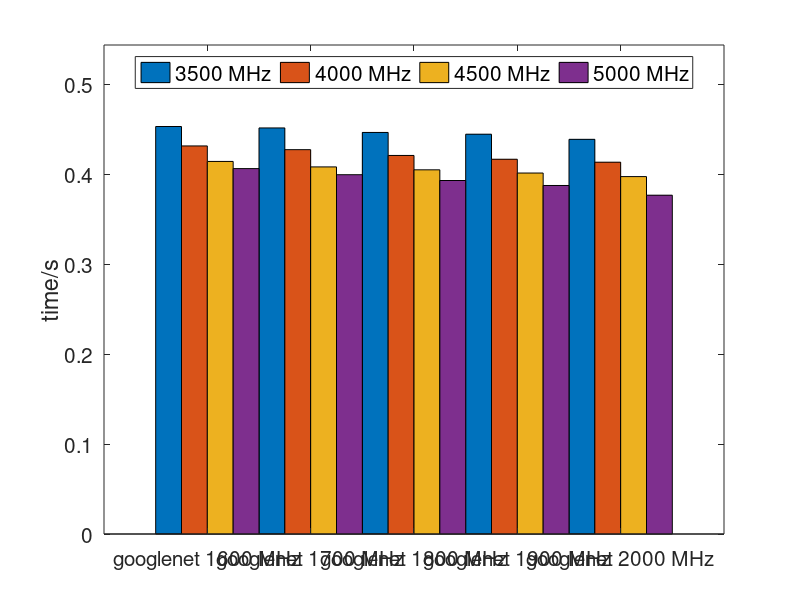
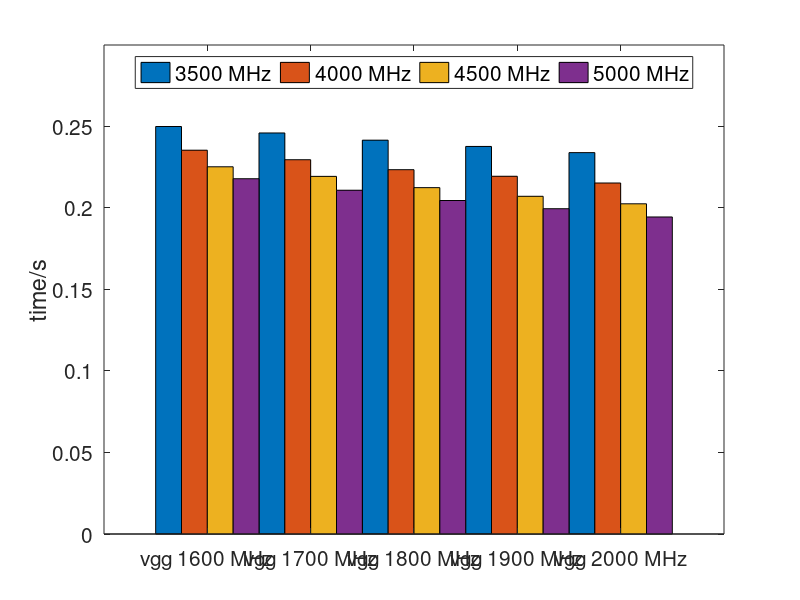

Write the MATLAB code that produced these figures, in order.
load dvfs_dl;

choice = 1;
yStr = '';

fontSize = 15;
figure(1)

%%data of googlenet
s1 = {'googlenet 1600 MHz', 'googlenet 1700 MHz', 'googlenet 1800 MHz', 'googlenet 1900 MHz', 'googlenet 2000 MHz'};
data = googlenet;
data = sortrows(data, [1, 2]);

if choice == 1
    yStr = 'time/s';
    data = data(:, 3);
end

if choice == 2
    yStr = 'power/W';
    data = data(:, 4);
end

if choice == 3
    yStr = 'energy/J';
    data = data(:, 3) .* data(:, 4);
end

data = reshape(data, 4, 5);
data = data';
bar(data,'barWidth',1);
width=900;
height=400;
left=200;
bottom=100;
set(gcf,'position',[left,bottom,width,height]);
ylim([0 max(max(data))*1.2]);
set(gca,'XTickLabel',s1, 'fontSize', fontSize);
legend({'3500 MHz','4000 MHz','4500 MHz','5000 MHz'},...
    'Location','North',...
    'Orientation','horizontal', 'fontSize', fontSize);
colormap('Summer');
ylabel(yStr, 'fontSize', fontSize+2);

figure(2)

%%data of vgg
s2 = {'vgg 1600 MHz', 'vgg 1700 MHz', 'vgg 1800 MHz', 'vgg 1900 MHz', 'vgg 2000 MHz'};
data = vgg;
data = sortrows(data, [1, 2]);

if choice == 1
    yStr = 'time/s';
    data = data(:, 3);
end

if choice == 2
    yStr = 'power/W';
    data = data(:, 4);
end

if choice == 3
    yStr = 'energy/J';
    data = data(:, 3) .* data(:, 4);
end

data = reshape(data, 4, 5);
data = data';
bar(data,'barWidth',1);
width=900;
height=400;
left=200;
bottom=100;
set(gcf,'position',[left,bottom,width,height]);
ylim([0 max(max(data))*1.2]);
set(gca,'XTickLabel',s2, 'fontSize', fontSize);
legend({'3500 MHz','4000 MHz','4500 MHz','5000 MHz'},...
    'Location','North',...
    'Orientation','horizontal', 'fontSize', fontSize);
colormap('Summer');
ylabel(yStr, 'fontSize', fontSize+2);

